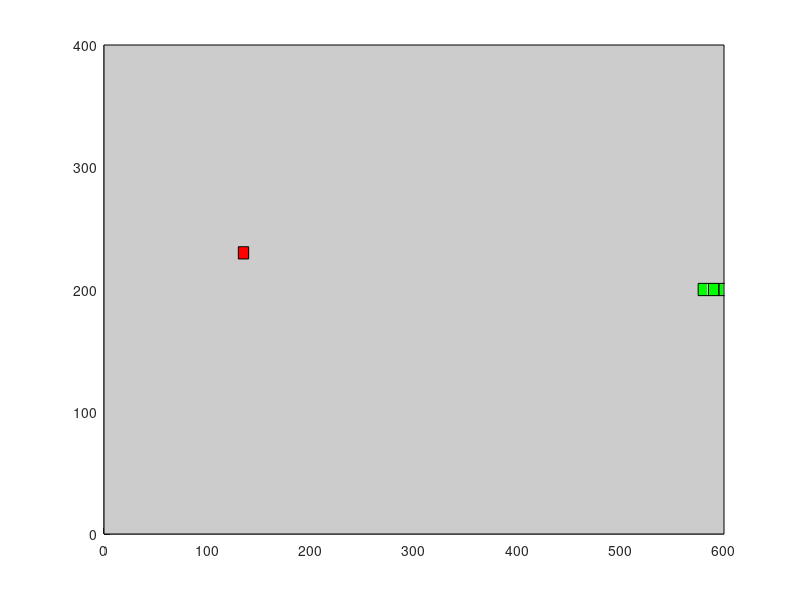

The MATLAB script that drew this image:
clc;
clear all;
close all;

% Game parameters
screen_width = 600;
screen_height = 400;
snake_length = 3;
food_x = randi([1, screen_width]);
food_y = randi([1, screen_height]);

% Initialize snake
snake_x = [screen_width/2, screen_width/2-10, screen_width/2-20];
snake_y = [screen_height/2, screen_height/2, screen_height/2];

% Game loop
for t = 1:1000
    % Get player input (replace with actual input method)
    direction = 'right'; % Example: Get direction from keyboard input

    % Update snake position
    for i = snake_length:-1:2
        snake_x(i) = snake_x(i-1);
        snake_y(i) = snake_y(i-1);
    end

    switch direction
        case 'up'
            snake_y(1) = snake_y(1) - 10;
        case 'down'
            snake_y(1) = snake_y(1) + 10;
        case 'left'
            snake_x(1) = snake_x(1) - 10;
        case 'right'
            snake_x(1) = snake_x(1) + 10;
    end

    % Check for food collision
    if snake_x(1) == food_x && snake_y(1) == food_y
        snake_length = snake_length + 1;
        food_x = randi([1, screen_width]);
        food_y = randi([1, screen_height]);
    end

    % Check for self-collision and wall collision
    for i = 2:snake_length
        if snake_x(1) == snake_x(i) && snake_y(1) == snake_y(i)
            disp('Game Over!');
            break;
        end
    end

    if snake_x(1) < 1 || snake_x(1) > screen_width || snake_y(1) < 1 || snake_y(1) > screen_height
        disp('Game Over!');
        break;
    end

    % Visualize the game
    clf;
    rectangle('Position', [0, 0, screen_width, screen_height], 'FaceColor', [0.8 0.8 0.8]);
    rectangle('Position', [food_x-5, food_y-5, 10, 10], 'FaceColor', 'r');

    for i = 1:snake_length
        rectangle('Position', [snake_x(i)-5, snake_y(i)-5, 10, 10], 'FaceColor', 'g');
    end

    axis([0 screen_width 0 screen_height]);
    drawnow;
end